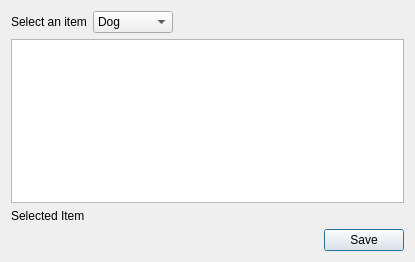
<?xml version="1.0" encoding="UTF-8"?>
<ui version="4.0">
 <class>Dialog</class>
 <widget class="QDialog" name="Dialog">
  <property name="geometry">
   <rect>
    <x>0</x>
    <y>0</y>
    <width>415</width>
    <height>262</height>
   </rect>
  </property>
  <property name="windowTitle">
   <string>Dialog</string>
  </property>
  <layout class="QVBoxLayout" name="verticalLayout">
   <item>
    <layout class="QHBoxLayout" name="horizontalLayout">
     <item>
      <widget class="QLabel" name="label">
       <property name="text">
        <string>Select an item</string>
       </property>
      </widget>
     </item>
     <item>
      <widget class="QComboBox" name="comboBox">
       <item>
        <property name="text">
         <string>Dog</string>
        </property>
       </item>
       <item>
        <property name="text">
         <string>Cat</string>
        </property>
       </item>
       <item>
        <property name="text">
         <string>Bird</string>
        </property>
       </item>
       <item>
        <property name="text">
         <string>Dinasaur</string>
        </property>
       </item>
       <item>
        <property name="text">
         <string>Fisch</string>
        </property>
       </item>
      </widget>
     </item>
     <item>
      <spacer name="horizontalSpacer_2">
       <property name="orientation">
        <enum>Qt::Horizontal</enum>
       </property>
       <property name="sizeHint" stdset="0">
        <size>
         <width>40</width>
         <height>20</height>
        </size>
       </property>
      </spacer>
     </item>
    </layout>
   </item>
   <item>
    <widget class="QUndoView" name="undoView"/>
   </item>
   <item>
    <widget class="QLabel" name="labelSelectedItem">
     <property name="text">
      <string>Selected Item</string>
     </property>
    </widget>
   </item>
   <item>
    <layout class="QHBoxLayout" name="horizontalLayout_2">
     <item>
      <spacer name="horizontalSpacer">
       <property name="orientation">
        <enum>Qt::Horizontal</enum>
       </property>
       <property name="sizeHint" stdset="0">
        <size>
         <width>40</width>
         <height>20</height>
        </size>
       </property>
      </spacer>
     </item>
     <item>
      <widget class="QPushButton" name="btnSave">
       <property name="text">
        <string>Save</string>
       </property>
      </widget>
     </item>
    </layout>
   </item>
  </layout>
 </widget>
 <resources/>
 <connections/>
</ui>
